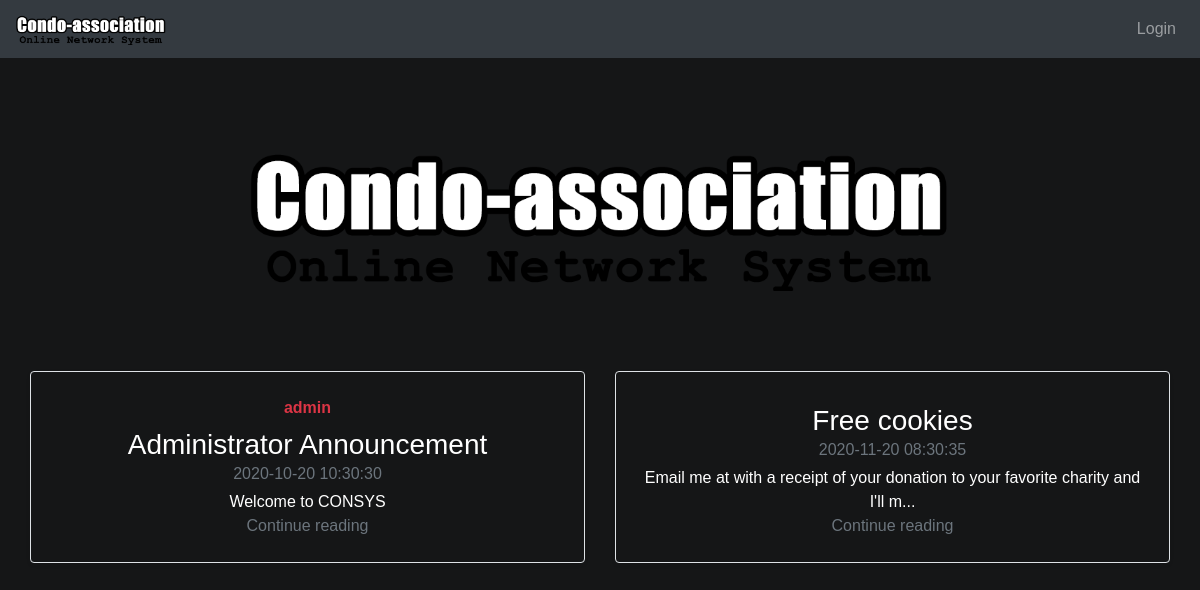
The page / on the database its author committed.
### tables this page shows
CREATE TABLE `posts` (
  `post_id` INT NOT NULL AUTO_INCREMENT,
  `user_id` INT NOT NULL,
  `post_date` DATETIME NOT NULL,
  `view_permission` VARCHAR(45) DEFAULT "public",
  `title` VARCHAR(45),
  `content` VARCHAR(1000),
  `image_id` VARCHAR(45) DEFAULT "none",  
  `is_announcement` INT(1) DEFAULT 0,  
  PRIMARY KEY (`post_id`),
  FOREIGN KEY (`user_id`) REFERENCES condo_owners(`user_id`) ON DELETE CASCADE
);

CREATE TABLE `condo_owners` (
  `user_id` INT NOT NULL AUTO_INCREMENT,
  `name` VARCHAR(45) NOT NULL,
  `email` VARCHAR(45) NOT NULL,
  `password` VARCHAR(255) NOT NULL, 
  `primary_address` VARCHAR(45) NOT NULL,
  `postal_code` VARCHAR (7) NOT NULL,
  `privilege` VARCHAR(45) NOT NULL,
  PRIMARY KEY (`user_id`)
);

### functions_inc.php (called while the page is built, shortened)
<?php
function fetch_user_by_id($conn, $uid) {
    $sql = "SELECT * FROM condo_owners WHERE user_id = ?;";
    $stmt = mysqli_stmt_init($conn);
    if(!mysqli_stmt_prepare($stmt, $sql)) {
        header("location: ../index.php?error=stmterror");
        exit();
    }
    mysqli_stmt_bind_param($stmt, "i", $uid);
    mysqli_stmt_execute($stmt);
    $query_result = mysqli_stmt_get_result($stmt);
    if ($row = mysqli_fetch_assoc($query_result)) {
        return $row;
    }
    else {
        return false;
    }
}

### includes/post_functions_inc.php (the view, shortened to what this page needs)
<?php
function print_posts_no_id($conn) {
    require_once "functions_inc.php";
    $sql = "SELECT * FROM posts ORDER BY is_announcement DESC, post_id DESC;";
    $query_result = mysqli_query($conn, $sql);
    echo '<div class="row mb-2 margin-top">';
    if($query_result) {
        while($row = mysqli_fetch_assoc($query_result)) {
            $content = $row["content"];
            if(strlen($content) > 100)
                $content = substr($content, 0, 100)."...";
            $user = fetch_user_by_id($conn, $row["user_id"]);
            $message_type = "primary";
            if($row["is_announcement"] == 1)
                $message_type = "danger";
            if(!isset($_SESSION["privilege"])) {
                if($row["view_permission"] != "public")
                    continue;
            }
            else {
                if($row["view_permission"] == "admin" && $_SESSION["privilege"] != "admin")
                    continue;
            }
            echo '
                <div class="col-md-6">
                    <div class="row no-gutters border rounded overflow-hidden flex-md-row mb-4 shadow-sm h-md-250 position-relative">
                        <div class="col p-4 d-flex flex-column position-static">
                            <strong class="d-inline-block mb-2 text-'. $message_type .'">'.$user["name"].'</strong>
                            <h3 class="mb-0">'. $row["title"] .'</h3>
                            <div class="mb-1 text-muted">'. $row["post_date"] .'</div>
                            <p class="card-text mb-auto">'. $content .'</p>
                            <a href="post.php?pid='. $row["post_id"] .'" class="stretched-link text-muted">Continue reading</a>
                        </div>
                    </div>
                </div>';
        }
    }
    echo '</div>';
}

### css/style.css (style rules this page uses)
body { color: #fff; background-color: #151617; }
.margin-top { margin-top : 5rem; }
body { font-family: Arial, Helvetica, sans-serif; }
* { box-sizing: border-box; }

### rows shown on the page
posts: user.name "admin", title "Administrator Announcement", post_date "2020-10-20 10:30:30", content "Welcome to CONSYS"
posts: title "Free cookies", post_date "2020-11-20 08:30:35", content "Email me at with a receipt of your donation to your favorite charity and I'll m..."
